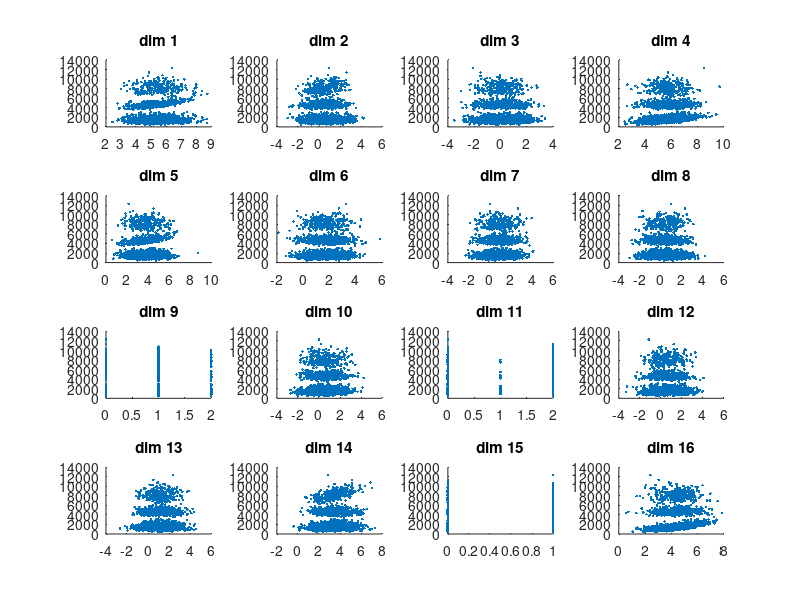
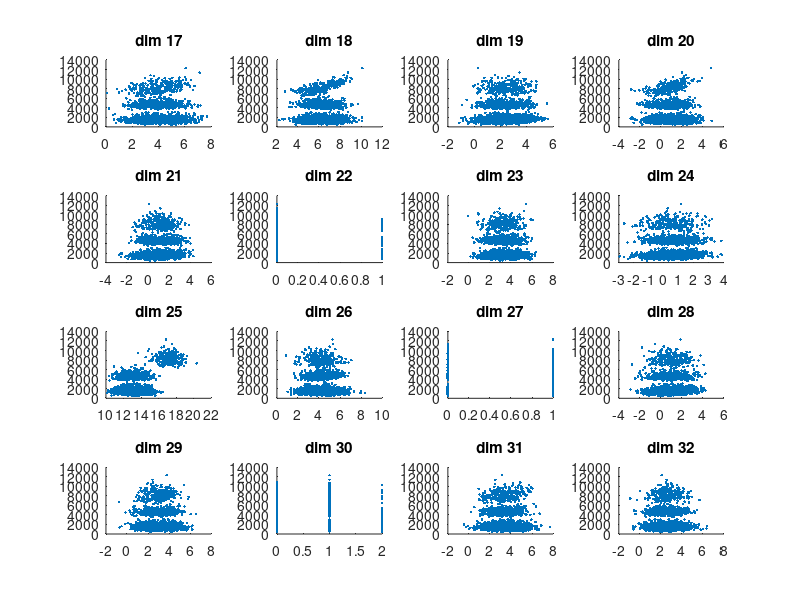
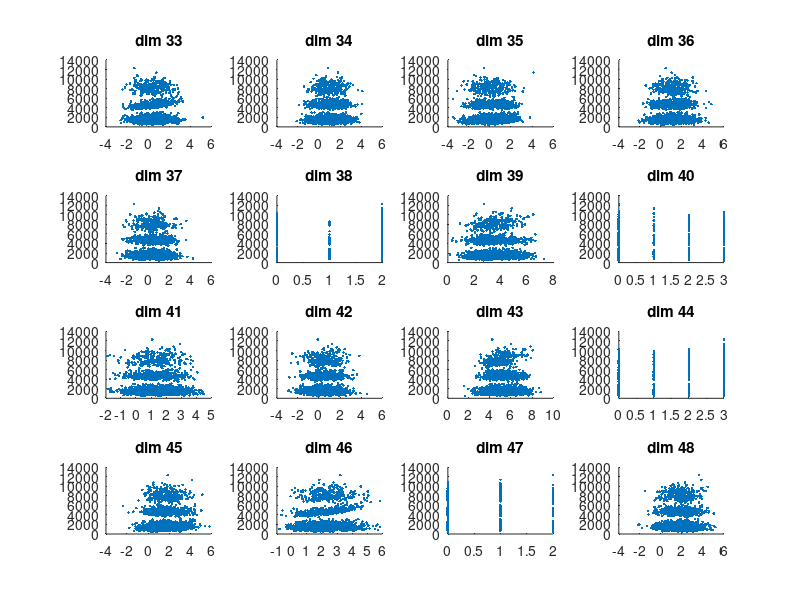
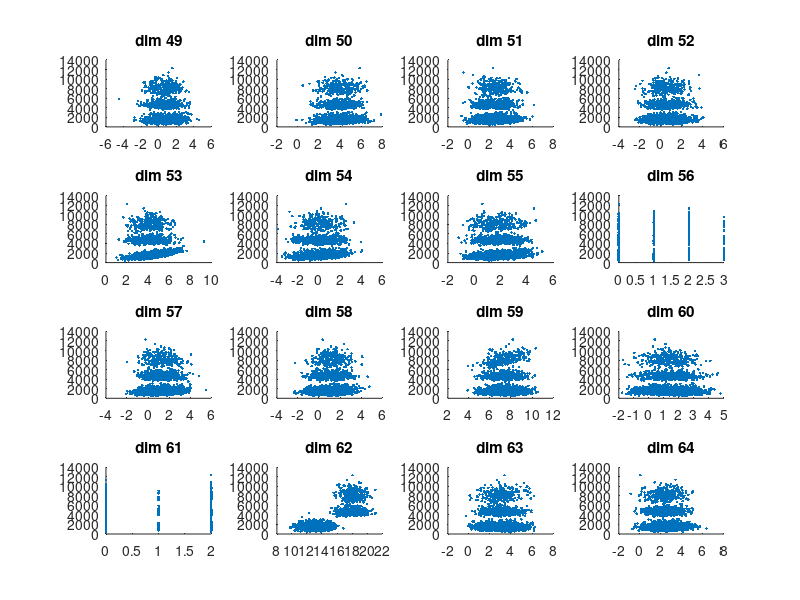

The MATLAB script that drew these images, in order:
% Load data
load('HaNoi_classification.mat');
load('HaNoi_regression.mat');

% Display all plots
nbDim = size(X_train, 2);
plotDim = [4, 4];
plotPerFig = (plotDim(1)*plotDim(2));
nbFig = ceil(size(X_train, 2) / plotPerFig);

assert(nbDim < nbFig * plotPerFig);

for figNo = 0:(nbFig - 1)
    fig = figure;

    for subplotNo = 1:plotPerFig
        plotNo = figNo * plotPerFig + subplotNo;
        
        if plotNo <= nbDim
            subplot(plotDim(1), plotDim(2), subplotNo);
            hold on;

            plot(X_train(:, plotNo), y_train, '.');
            title(['dim ' num2str(plotNo)]);
        end
    end
    hold off;
end

% Display interesting plots
groupA = [25, 62]; % Features with big impacts on output
groupB = [9, 11, 15, 22, 27, 30, 38, 40, 44, 47, 56, 61]; % Discrete features
